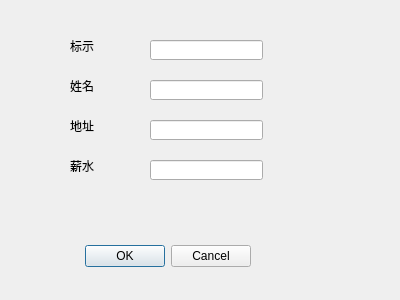
<?xml version="1.0" encoding="UTF-8"?>
<ui version="4.0">
 <class>AddHourlyEmployeeDialog</class>
 <widget class="QDialog" name="AddHourlyEmployeeDialog">
  <property name="geometry">
   <rect>
    <x>0</x>
    <y>0</y>
    <width>400</width>
    <height>300</height>
   </rect>
  </property>
  <property name="windowTitle">
   <string>Dialog</string>
  </property>
  <widget class="QDialogButtonBox" name="buttonBox">
   <property name="geometry">
    <rect>
     <x>-90</x>
     <y>240</y>
     <width>341</width>
     <height>32</height>
    </rect>
   </property>
   <property name="orientation">
    <enum>Qt::Horizontal</enum>
   </property>
   <property name="standardButtons">
    <set>QDialogButtonBox::Cancel|QDialogButtonBox::Ok</set>
   </property>
  </widget>
  <widget class="QLabel" name="label_Name">
   <property name="geometry">
    <rect>
     <x>70</x>
     <y>80</y>
     <width>54</width>
     <height>12</height>
    </rect>
   </property>
   <property name="text">
    <string>姓名</string>
   </property>
  </widget>
  <widget class="QLineEdit" name="lineEditName">
   <property name="geometry">
    <rect>
     <x>150</x>
     <y>80</y>
     <width>113</width>
     <height>20</height>
    </rect>
   </property>
  </widget>
  <widget class="QLineEdit" name="lineEditID">
   <property name="geometry">
    <rect>
     <x>150</x>
     <y>40</y>
     <width>113</width>
     <height>20</height>
    </rect>
   </property>
   <property name="inputMask">
    <string/>
   </property>
  </widget>
  <widget class="QLineEdit" name="lineEditSalaried">
   <property name="geometry">
    <rect>
     <x>150</x>
     <y>160</y>
     <width>113</width>
     <height>20</height>
    </rect>
   </property>
  </widget>
  <widget class="QLineEdit" name="lineEditAddress">
   <property name="geometry">
    <rect>
     <x>150</x>
     <y>120</y>
     <width>113</width>
     <height>20</height>
    </rect>
   </property>
  </widget>
  <widget class="QLabel" name="label_ID">
   <property name="geometry">
    <rect>
     <x>70</x>
     <y>40</y>
     <width>54</width>
     <height>12</height>
    </rect>
   </property>
   <property name="text">
    <string>标示</string>
   </property>
  </widget>
  <widget class="QLabel" name="label_Salaried">
   <property name="geometry">
    <rect>
     <x>70</x>
     <y>160</y>
     <width>54</width>
     <height>12</height>
    </rect>
   </property>
   <property name="text">
    <string>薪水</string>
   </property>
  </widget>
  <widget class="QLabel" name="label_Adress">
   <property name="geometry">
    <rect>
     <x>70</x>
     <y>120</y>
     <width>54</width>
     <height>12</height>
    </rect>
   </property>
   <property name="text">
    <string>地址</string>
   </property>
  </widget>
 </widget>
 <resources/>
 <connections>
  <connection>
   <sender>buttonBox</sender>
   <signal>accepted()</signal>
   <receiver>AddHourlyEmployeeDialog</receiver>
   <slot>accept()</slot>
   <hints>
    <hint type="sourcelabel">
     <x>248</x>
     <y>254</y>
    </hint>
    <hint type="destinationlabel">
     <x>157</x>
     <y>274</y>
    </hint>
   </hints>
  </connection>
  <connection>
   <sender>buttonBox</sender>
   <signal>rejected()</signal>
   <receiver>AddHourlyEmployeeDialog</receiver>
   <slot>reject()</slot>
   <hints>
    <hint type="sourcelabel">
     <x>316</x>
     <y>260</y>
    </hint>
    <hint type="destinationlabel">
     <x>286</x>
     <y>274</y>
    </hint>
   </hints>
  </connection>
 </connections>
</ui>
